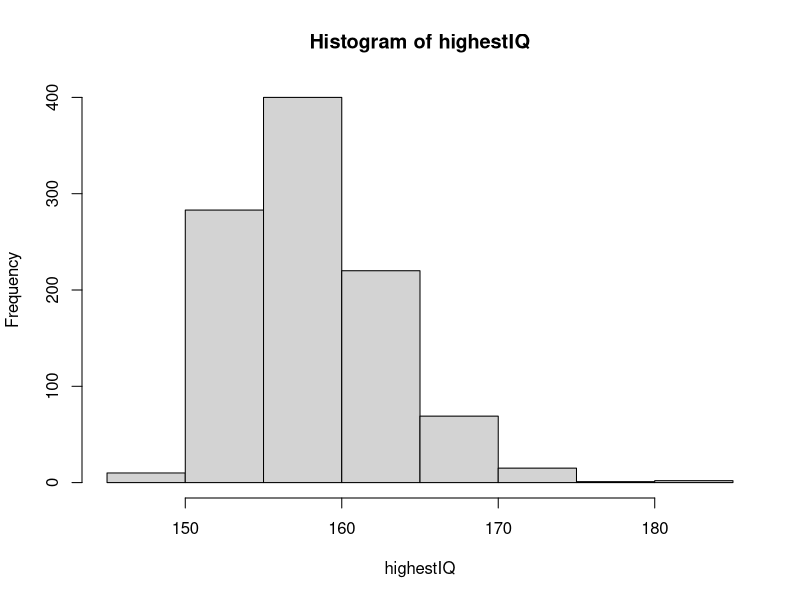

Write R code to recreate this figure.
# The variable `B` specifies the number of times we want the simulation to run.

B <- 1000

# Use the `set.seed` function to make sure your answer matches the expected 
#result after random number generation.
set.seed(1)

# Create an object called `highestIQ` that contains the highest IQ score from 
# each random distribution of 10,000 people.

iq_av <- 100
iq_sd <- 15

highestIQ <- replicate(B, {
        max(rnorm(10000, iq_av, iq_sd))
})

# Make a histogram of the highest IQ scores.

hist(highestIQ)